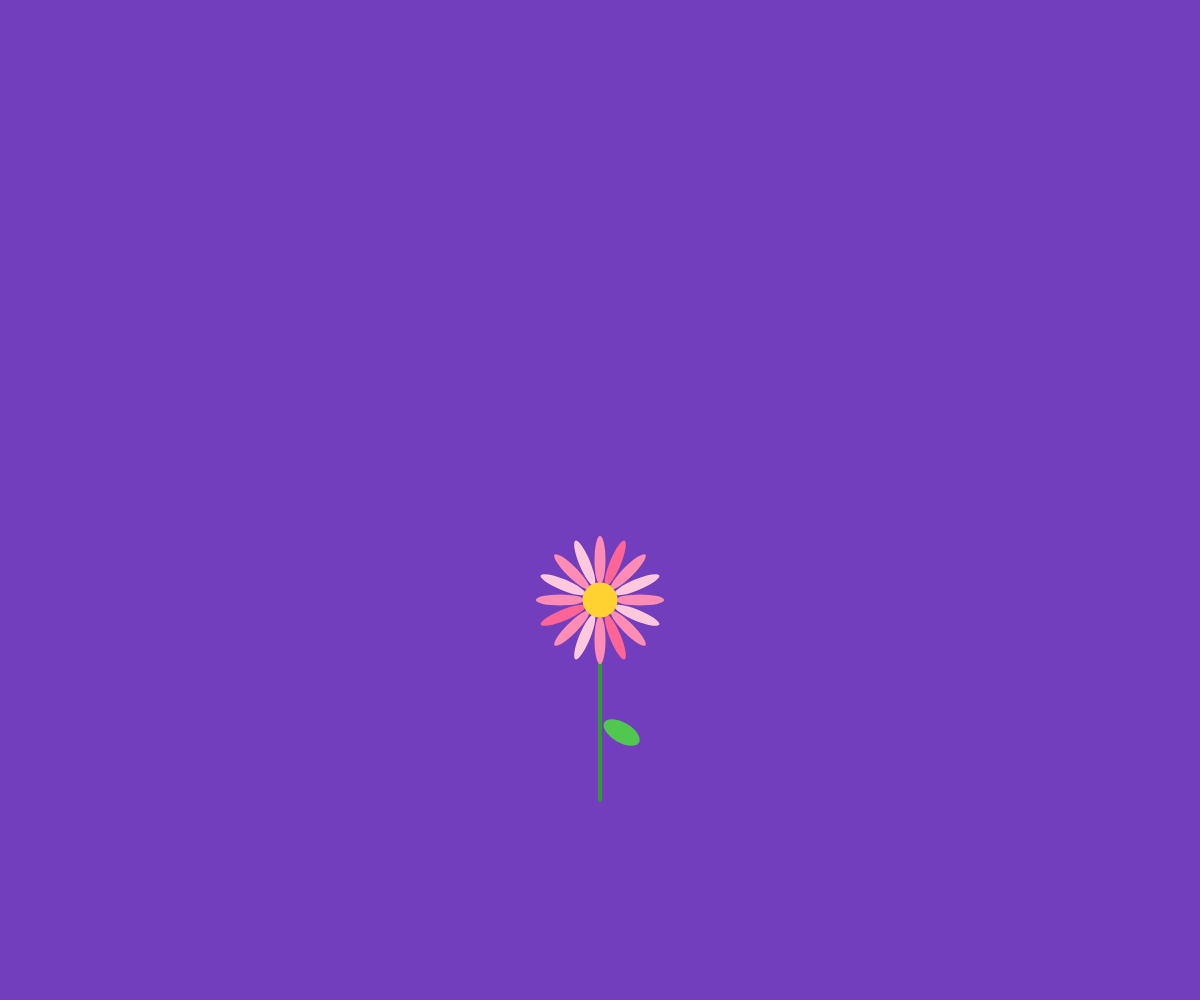
Frame 1 (no input)
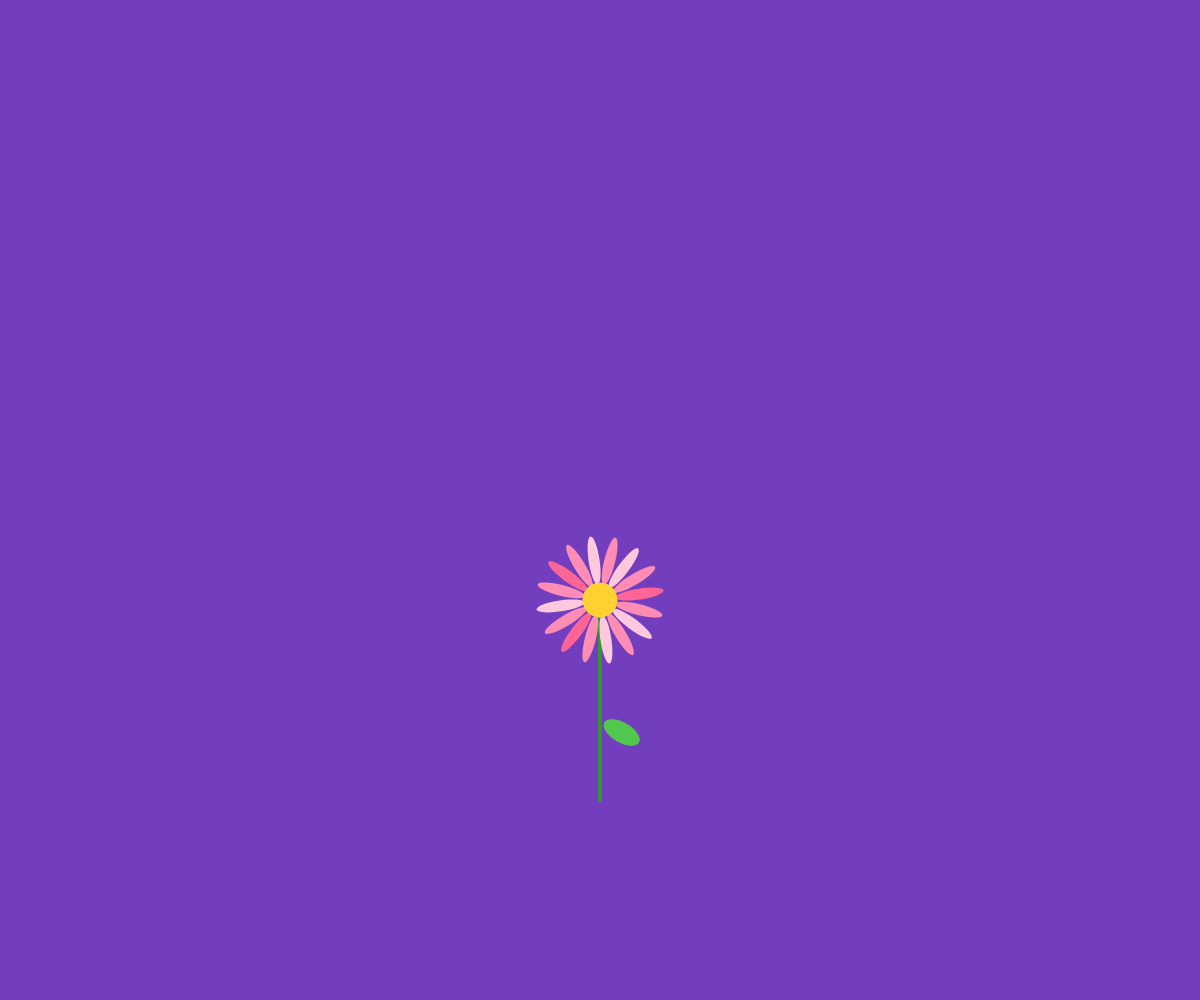
Frame 60 (no input)
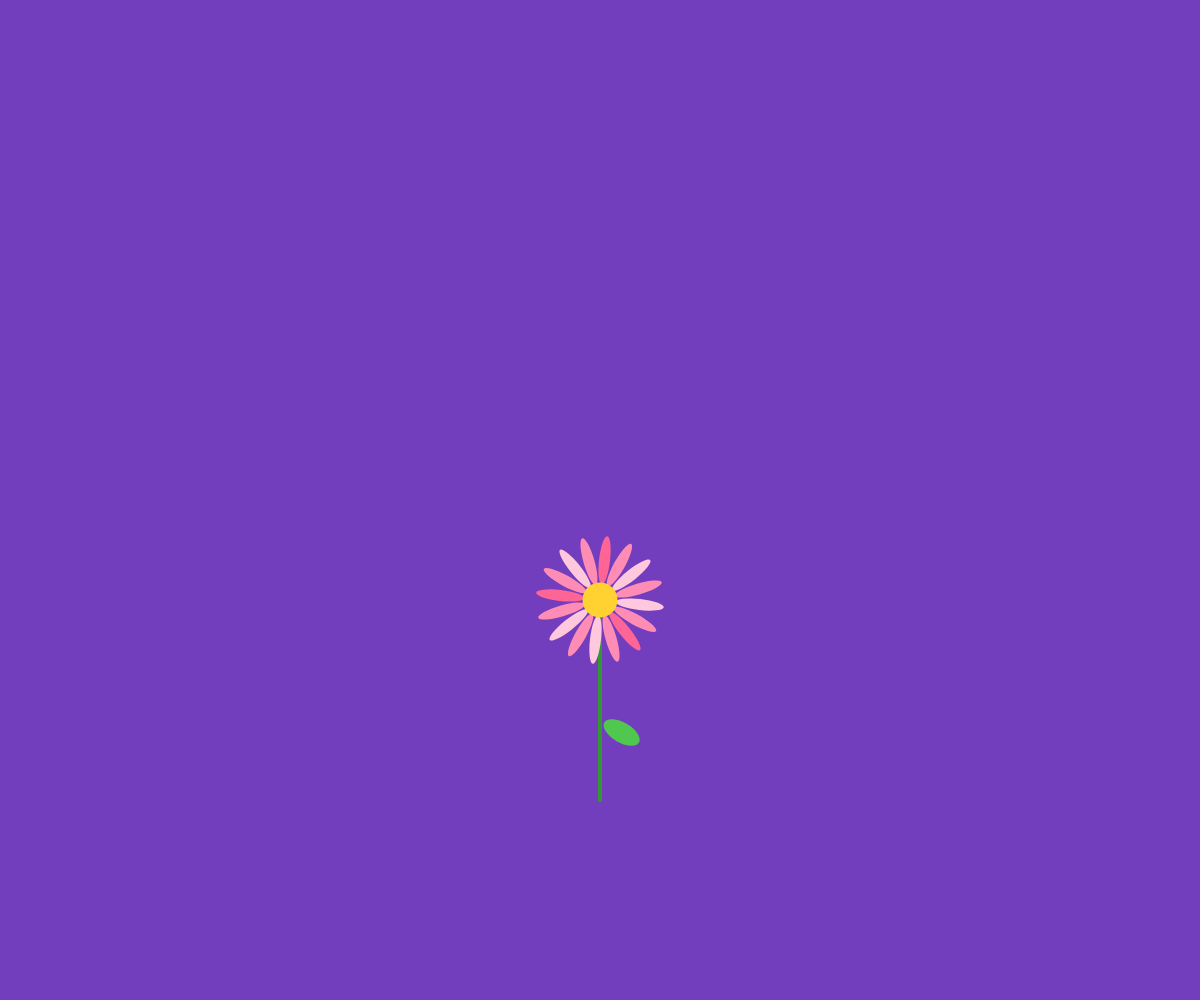
Frame 120 (the mouse pressed at the canvas centre since frame 60)

The p5.js sketch that drew these frames (run headless with seeded random() and noise() and a simulated clock; from frame 60 on, the mouse is pressed at the canvas centre):

// p5.js sketch
// ── sketch.js
// Dichiarazione delle variabili globali all'inizio
let xMax;
let yMax;
let xButterfly;
let yButterfly;
let xFlower;
let yFlower;
let petalRotation = 0; // Variabile per la rotazione continua dei petali

function preload() {
  // non ho file esterni da caricare
}

function setup() {
  createCanvas(windowWidth, windowHeight); //funzione preimpostata
  console.log('p5.js version:', p5.VERSION);
  frameRate(30);
  angleMode(DEGREES);

/*const message =
    "This is a template repository\nfor the course Laboratorio di Computergrafica\nCommunication Design, Politecnico di Milano";
  textAlign(CENTER, CENTER);
  textSize(16);
  text(message, width / 2, height / 2);
  */

// setup delle dimensioni e delle posizioni
  xMax = windowWidth;
  yMax = windowHeight;
  xButterfly = -50;
  yButterfly = yMax * 0.6;
  xFlower = xMax / 2;
  yFlower = yMax * 0.6;
}

//funzione essenziale per disegnare 
function draw() {
 background("#723ebe");

  drawFlower(xFlower, yFlower);
  drawButterfly(xButterfly, yButterfly, 0.75, 0);
  moveButterfly();
}

// funzione per disegnare i singoli petali 
function drawPetal(i, petalX, petalY, size) { 
  if (i % 2 == 0) {
    // petalo tipo 1 
   fill(255, 140, 180); 
    ellipse(petalX, petalY, size * 0.5, size * 2.2);
  } else if (i % 3 == 0) {
    // petalo tipo 2
    fill(255, 100, 150); 
    ellipse(petalX, petalY, size * 0.5, size * 2.2);
  } else {
    // petalo tipo 3
    fill(255, 200, 220); 
    ellipse(petalX, petalY, size * 0.5, size * 2.2);
  } 
}

// funzione per disegnare il fiore (margherita stilizzata)
function drawFlower(flowerX, flowerY) {
  push();
  translate(flowerX, flowerY);

  // stelo del fiore 
  stroke(50, 150, 50); 
  strokeWeight(4);
  line(0, 0, 0, 200);

  // foglia verde
  noStroke();
  fill(80, 200, 80);
  push();
  translate(0, 120);
  rotate(30);
  ellipse(25, 0, 40, 20);
  pop();

  noStroke();
 
  // petali che ruotano in loop
  push();
  rotate(petalRotation);

  // ciclo margherita
  for (let i = 0; i < 16; i++) {
    let angle = i * 22.5;
    push();
    rotate(angle);
    drawPetal(i, 0, 40, 22);
    pop();
  }

  // centro del fiore, fisso
  fill(255, 210, 50);
  ellipse(0, 0, 35, 35);
  pop();

// Aggiornamento continuo della variabile per rotazione continua
petalRotation = petalRotation + 1;
}

// funzione per disegnare la farfalla 
function drawButterfly(x, y, scl = 1, angle = 0) { 
  push();
  translate(x, y);
  scale(scl);
  rotate(angle);

  fill(60, 30, 10);  
  noStroke();
  rect(0, 0, 6, 40, 3); // corpo della farfalla

  fill(100, 200, 255, 220); // ali azzurre
  ellipse(-20, -10, 35, 25); // ala superiore sinistra
  ellipse(20, -10, 35, 25);  // ala superiore destra

  ellipse(-15, 15, 25, 20);  // ala inferiore sinistra
  ellipse(15, 15, 25, 20);   // ala inferiore destra

  pop();
} 

// funzione per muovere la farfalla
function moveButterfly() {
  for (let step = 0; step < 1; step++) {
  xButterfly = xButterfly + 1; 
}

  let soglia = xFlower; // soglia per fermare la farfalla sul fiore
  if (xButterfly > soglia) {
    xButterfly = xFlower;
  }
}
